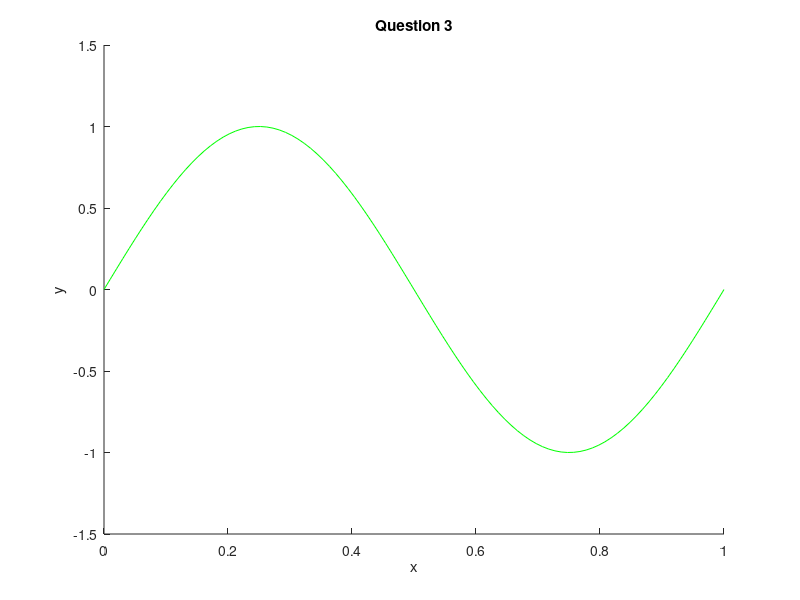

Write the MATLAB code that produced this figure. (Note: this script raises an error after producing the figure.)
% set figure option
figure(3), ylim([-1.5, 1.5]), title('Question 3'), xlabel('x'), ylabel('y'), hold on;

% plot original signal y = sin(2 * pi * x)
plot(linspace(0, 1), sin(2 * pi * linspace(0, 1)), 'g'), hold on;

% generate gaussian noise samples with range = [0, 1], number of samples = 100
gaussianNoise_samples_100 = GaussianNoise_generator([0, 1], 100);

% plot gaussian noise samples
plot(gaussianNoise_samples_100.x, gaussianNoise_samples_100.y, 'o'), hold on;

% generate regression lines with given order and plot them
for order = [1, 3, 5, 9]
    regression_line = RegressionLine_generator([0, 1], gaussianNoise_samples_100, order);
    plot(regression_line.x, regression_line.y, '--'), hold on;
    clear regression_line; clear order;
end

% show legend
legend('original signal', 'gaussian noise samples: 100', '1', '3', '5', '9');